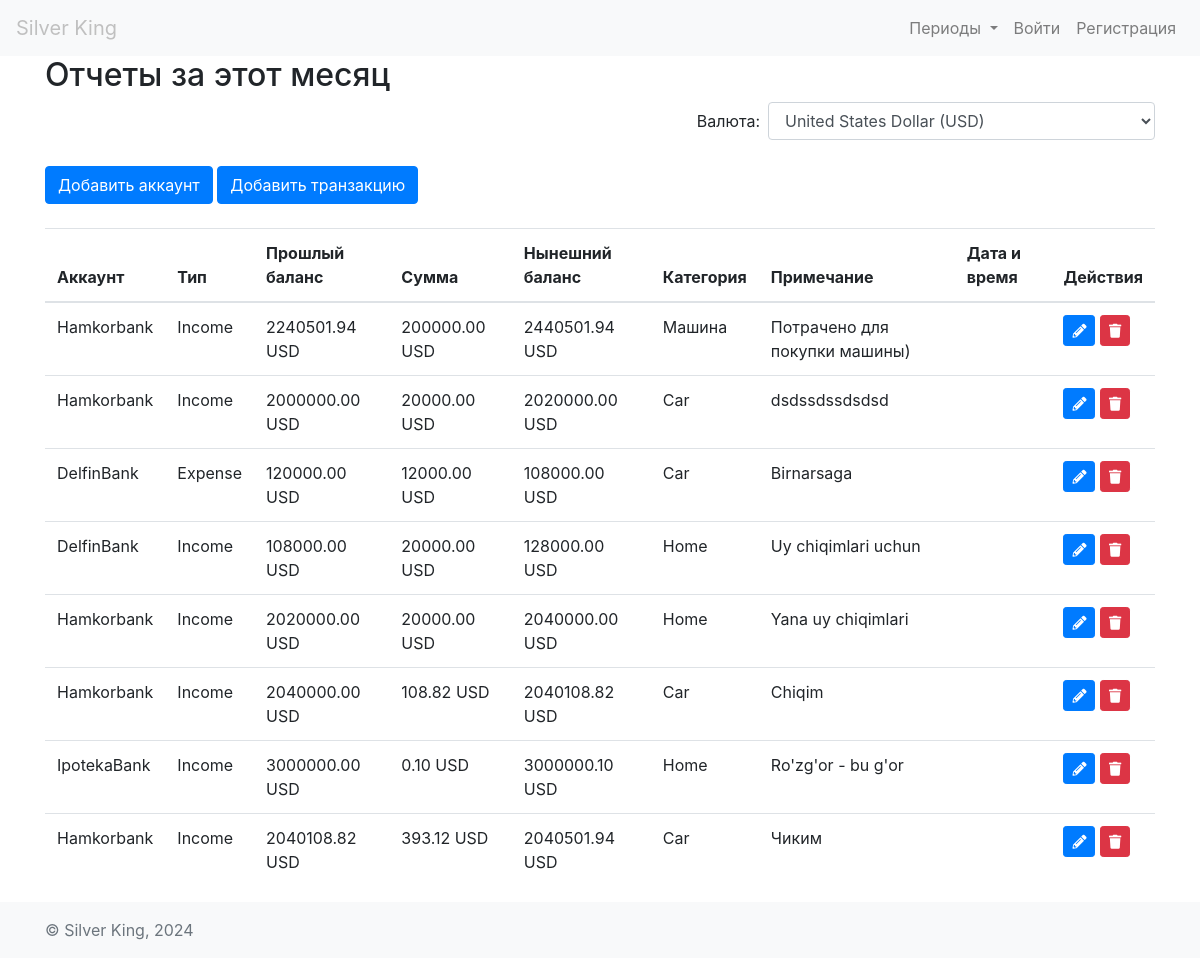
Before: /reports/month/ with the older database file.
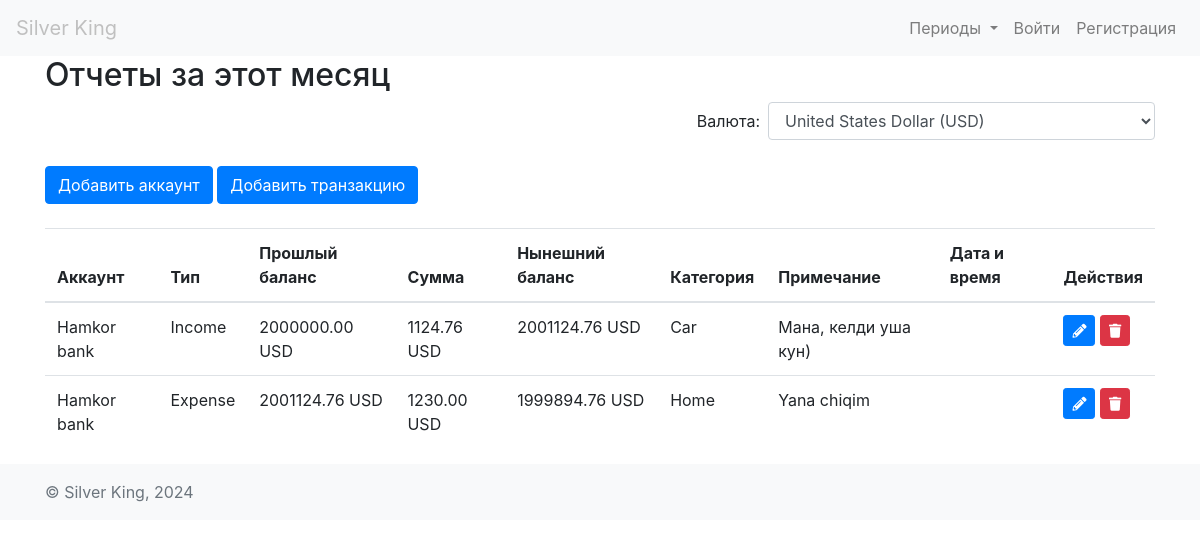
After: the same page with the newer database file.
### money_management/models.py (models this page shows, shortened)
class Account(models.Model):
    user = models.ForeignKey(User, on_delete=models.CASCADE)
    name = models.CharField(max_length=100)
    balance = models.DecimalField(max_digits=30, decimal_places=2)

class Transaction(models.Model):
    ACCOUNT_TYPES = [
        ('income', 'Income'),
        ('expense', 'Expense'),
    ]
    account = models.ForeignKey(Account, on_delete=models.CASCADE)
    type = models.CharField(max_length=10, choices=ACCOUNT_TYPES)
    amount = models.DecimalField(max_digits=30, decimal_places=2)
    category = models.CharField(max_length=100)
    date = models.DateField()
    note = models.TextField(blank=True, null=True)
    previous_balance = models.DecimalField(max_digits=30, decimal_places=2, default=0)
    current_balance = models.DecimalField(max_digits=30, decimal_places=2, default=0)
    created_at = models.DateTimeField(auto_now_add=True)
    updated_at = models.DateTimeField(auto_now=True)

### reports/views.py (the view)
# urls.py: path('month/', views.month_reports, name='month_reports'),
def month_reports(request):
    today = timezone.now()
    transactions = Transaction.objects.filter(date__year=today.year, date__month=today.month)
    account_form = AccountForm()
    target_currency = request.GET.get('currency', 'USD')
    with ThreadPoolExecutor() as executor:
        converted_transactions = list(executor.map(lambda t: convert_transaction(t, target_currency), transactions))
    return render(request, 'reports/month_reports.html', {
        'transactions': converted_transactions,
        'account_form': account_form,
        'target_currency': target_currency,
        'currency_choices': CURRENCY_CHOICES,
        'today': today
    })

### money_management/forms.py
class AccountForm(forms.ModelForm):
    class Meta:
        model = Account
        fields = ['name', 'balance']
        widgets = {
            'name': forms.TextInput(attrs={'class': 'form-control'}),
            'balance': forms.NumberInput(attrs={'class': 'form-control'}),
        }

### templates/reports/month_reports.html (shortened to what this page needs)
{% extends 'base.html' %}
{% load crispy_forms_tags %}
{% block content %}
<h2>Отчеты за этот месяц</h2>
<form method="GET" action="{% url 'month_reports' %}" class="form-inline" style="float: right; margin-bottom: 10px;">
    <div class="form-group">
        <label for="currency">Валюта:</label>
        <select name="currency" class="form-control ml-2" id="currency" onchange="this.form.submit()">
            {% for code, name in currency_choices %}
                <option value="{{ code }}" {% if target_currency == code %}selected{% endif %}>{{ name }} ({{ code }})</option>
            {% endfor %}
        </select>
    </div>
</form>
<a href="{% url 'money_management:add_account' %}?next={{ request.path }}" class="btn btn-primary mt-3">Добавить аккаунт</a>
<a href="{% url 'money_management:add_transaction' %}?next={{ request.path }}" class="btn btn-primary mt-3">Добавить транзакцию</a>
<table class="table mt-4">
    <thead>
        <tr>
            <th>Аккаунт</th>
            <th>Тип</th>
            <th>Прошлый баланс</th>
            <th>Сумма</th>
            <th>Нынешний баланс</th>
            <th>Категория</th>
            <th>Примечание</th>
            <th>Дата и время</th>
            <th>Действия</th>
        </tr>
    </thead>
    <tbody>
        {% for transaction in transactions %}
            <tr>
                <td>{{ transaction.account.name }}</td>
                <td>{{ transaction.type }}</td>
                <td>{{ transaction.previous_balance }} {{ target_currency }}</td>
                <td>{{ transaction.amount }} {{ target_currency }}</td>
                <td>{{ transaction.current_balance }} {{ target_currency }}</td>
                <td>{{ transaction.category }}</td>
                <td>{{ transaction.note }}</td>
                <td>
                </td>
                <td>
                    <a href="{% url 'money_management:update_transaction' pk=transaction.id %}" class="btn btn-sm btn-primary">
                        <i class="fas fa-pencil-alt"></i>
                    </a>
                    <a href="{% url 'money_management:delete_transaction' pk=transaction.id %}" class="btn btn-sm btn-danger">
                        <i class="fas fa-trash"></i>
                    </a>
                </td>
            </tr>
        {% endfor %}
    </tbody>
</table>
{% endblock %}

Changed rows visible on the page:
no longer on one of the page's lists (row edited): Account: account.name "Hamkorbank", previous_balance "2020000.00", amount "20000.00", current_balance "2040000.00", category "Home", note "Yana uy chiqimlari", previous_balance "2040000.00", amount "108.82", current_balance "2040108.82", category "Car", note "Chiqim", previous_balance "2040108.82", amount "393.12", current_balance "2040501.94", note "Чиким"
removed Account: target_currency "USD"
removed Account: target_currency "USD"
changed Account "Car": account.name "Hamkorbank" → "Hamkor bank"; previous_balance "2240501.94" → "2000000.00"; amount "200000.00" → "1124.76"; current_balance "2440501.94" → "2001124.76"; category "Машина" → "Car"; note "Потрачено для покупки машины)" → "Мана, келди уша кун)"; type "Income" → "Expense"; previous_balance "2000000.00" → "2001124.76"; amount "20000.00" → "1230.00"; current_balance "2020000.00" → "1999894.76"; category "Car" → "Home"; note "dsdssdssdsdsd" → "Yana chiqim"
